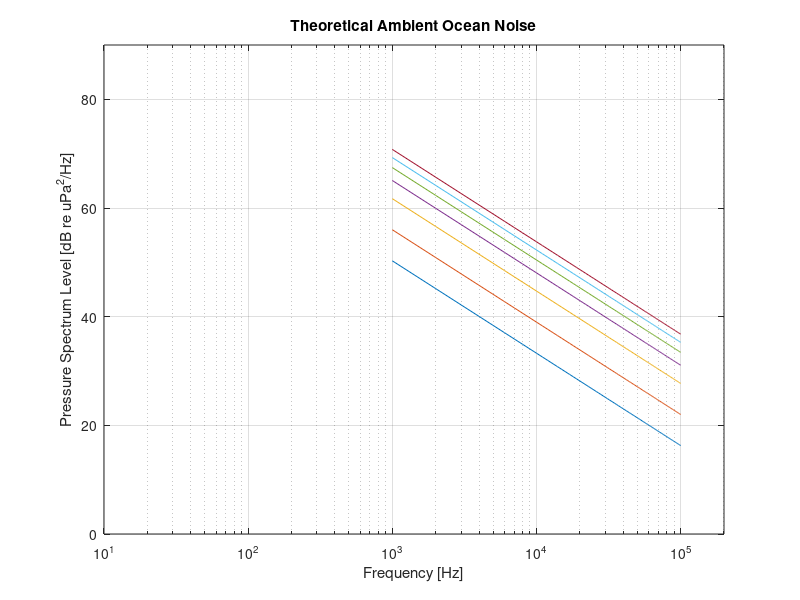
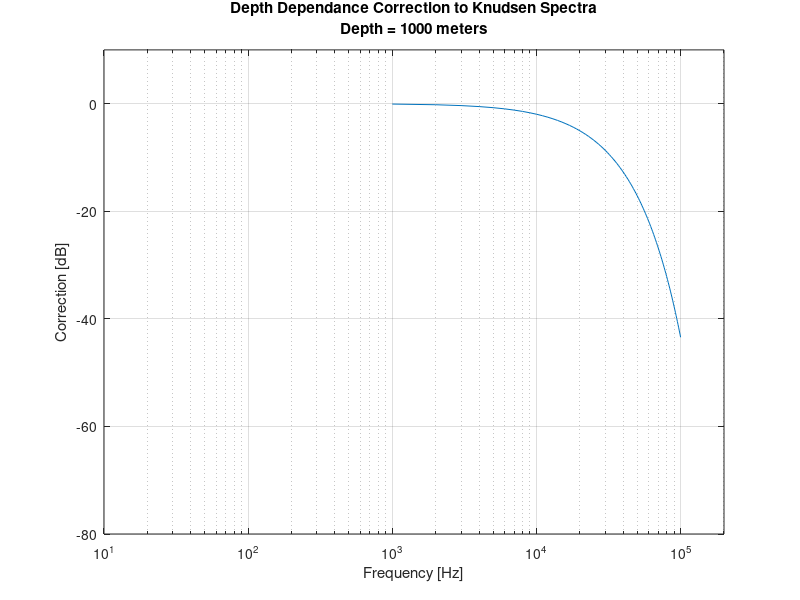

Write MATLAB code to recreate these figures, in order. (Note: this script raises an error after producing the figures.)
% theoreticalOceanNoise.m
% 080423 smw
%
% from Don Ross Notes:
% + 56 dB re uPa^2 / Hz
% + 19*log10(ss) for 0.5 < seastate (ss) < 6
% - 17*log10(f) for 0.5 kHz < freqeuncy (f) < 25 kHz (ie Knudsen)
% ss = 1:1:6;
ss = [0.5,1:1:6];
lenss = length(ss);
f = 1:1:100;
lenf = length(f);

a = 56.*ones(lenss,lenf);
b = (19*log10(ss))'*ones(1,lenf);
c = ones(lenss,1) * (-17*log10(f));
% Pressure Spectrum Level (power)
p = a + b + c;
%%%%%%%%%%%%%%%%%%%%%%%%%%%%%%%%%%%%%%%%%%%%%%%%%%%%%%%%%%%%%%%%%%%%%
% depth dependance correction to Knudsen spectra
%
% numerically solve eqn (3)->(4) from Kurahshi and Gratta 2007
% or similarly eqn (10)->(12) Short 2005 IEEE
%
% 080307 smw
% depth of hydrophone:
h = 1000;   % [meters]
% surface dipole n = 2
% n = 2;  % not really used, just take cosine below
% start, end, step frequencies [kHz]
% fi = 10;
% fo = 100;
% df = 1;
% start,end step angle [rad]
ti = 0;
to = pi/2;
dt = to/90;
%
count = 0;
% loop over frequencies
% for f = fi:df:fo
% counter
count = count + 1;
% alpha -> sound absorbtion coefficient
alpha = 0.036 * f.^(3/2);    % [dB/km] f => [kHz]
% alpha * h
alphah = alpha * h/1000;
% e^-ah
eah = 10.^(-alphah/10);
% loop over angle (theta)
Joah = 0;
Joo= 0;
for t = ti:dt:to
    ct = cos(t);
    sct = sec(t);
    st = sin(t);
    po = ct * st;
    pc = po * eah.^sct;
    Joah = Joah + pc;
    Joo = Joo + po;
end
% depth dependance correction to Knudsen spectra
%     ddc(count) = 10 .* log10(Joah ./ Joo);
ddc = 10 .* log10(Joah ./ Joo);
% end


figure(11)
% plot(f,p)
semilogx(f.*1000,p)
xlabel('Frequency [Hz]')
ylabel('Pressure Spectrum Level [dB re uPa^2/Hz]')
title('Theoretical Ambient Ocean Noise')
grid on
v = [10 2e5 0 90];
axis(v)
%%%%%%%%%%%%%%%%%%%%%%%%%%%%%%%%%%%%%%%%%%%%%%%%%%%%%%%%%%%%
figure(12)
% fplt = 1000.*[fi:df:fo];
% semilogx(fplt,ddc)
semilogx(f.*1000,ddc)
xlabel('Frequency [Hz]')
ylabel('Correction [dB]')
str = [];
str{1} = 'Depth Dependance Correction to Knudsen Spectra';
str{2} = ['Depth = ',num2str(h),' meters'];
title(str)
grid on
v = [10 2e5 -80 10];
axis(v)
%%%%%%%%%%%%%%%%%%%%%%%%%%%%%%%%%%%%%%%%%%%%%%%%%%%%%%%%%%%%
figure(13)
% kd = p + ones(6,1)*ddc;
kd = p + ones(7,1)*ddc;
semilogx(f.*1000,kd,f.*1000,Ln,'k')
hold on
semilogx(f.*1000,p,'--')
hold off
xlabel('Frequency [Hz]')
ylabel('Pressure Spectrum Level [dB re uPa^2/Hz]')
str{1} = 'Theoretical Ambient Ocean Noise';
str{2} = 'Knudsen (ss = 0.5 - 6) + Depth Dependance';
str{3} = ['Depth = ',num2str(h),' meters'];
title(str)
grid on
legend(num2str(ss'))
ang = 20;
text(5e3,2,'Water Molecular','Rotation',ang)
text(5e3,-3,'Thermal Noise','Rotation',ang)
% v = [1 2e5 -10 80];
v = [1e3 1e5 -10 80];
axis(v)
%%%%%%%%%%%%%%%%%%%%%%%%%%%%%%%%%%%%%%%%%%%%%%%%%%%%%%%%%%%%%%
figure(14)
os1 = 70;
semilogx(f.*1000,os1-kd)
xlabel('Frequency [Hz]')
ylabel('Gain')
str{1} = 'Optimal Gain for Theoretical Ambient Ocean Noise';
str{2} = 'Knudsen (ss = 0.5 - 6) + Depth Dependance';
str{3} = ['Depth = ',num2str(h),' meters'];
title(str)
grid on
v = [1 2e5 -10 80];
axis(v)
%%%%%%%%%%%%%%%%%%%%%%%%%%%%%%%%%%%%%%%%%%%%%%%%%%%%%%%%%%%%%%
figure(15)
% kd = p + ones(6,1)*ddc;
kd = p + ones(7,1)*ddc;
plot(f.*1000,kd,f.*1000,Ln,'k')
xlabel('Frequency [Hz]')
ylabel('Pressure Spectrum Level [dB re uPa^2/Hz]')
str{1} = 'Theoretical Ambient Ocean Noise';
str{2} = 'Knudsen (ss = 0.5 - 6) + Depth Dependance';
str{3} = ['Depth = ',num2str(h),' meters'];
title(str)
grid on
% v = [1 2e5 -10 80];
v = [1e3 50e3 -10 80];
axis(v)
%%%%%%%%%%%%%%%%%%%%%%%%%%%%%%%%%%%%%%%%%%%%%%%%%%%%%%%%%%%%%%
% add to plot to inverse sensitivity plot
figure(20)
os2 = 15;
I = find(Ln>kd(1,:));
out = kd(1,:);
out(I) = Ln(I);
semilogx(f.*1000,out+os2)
